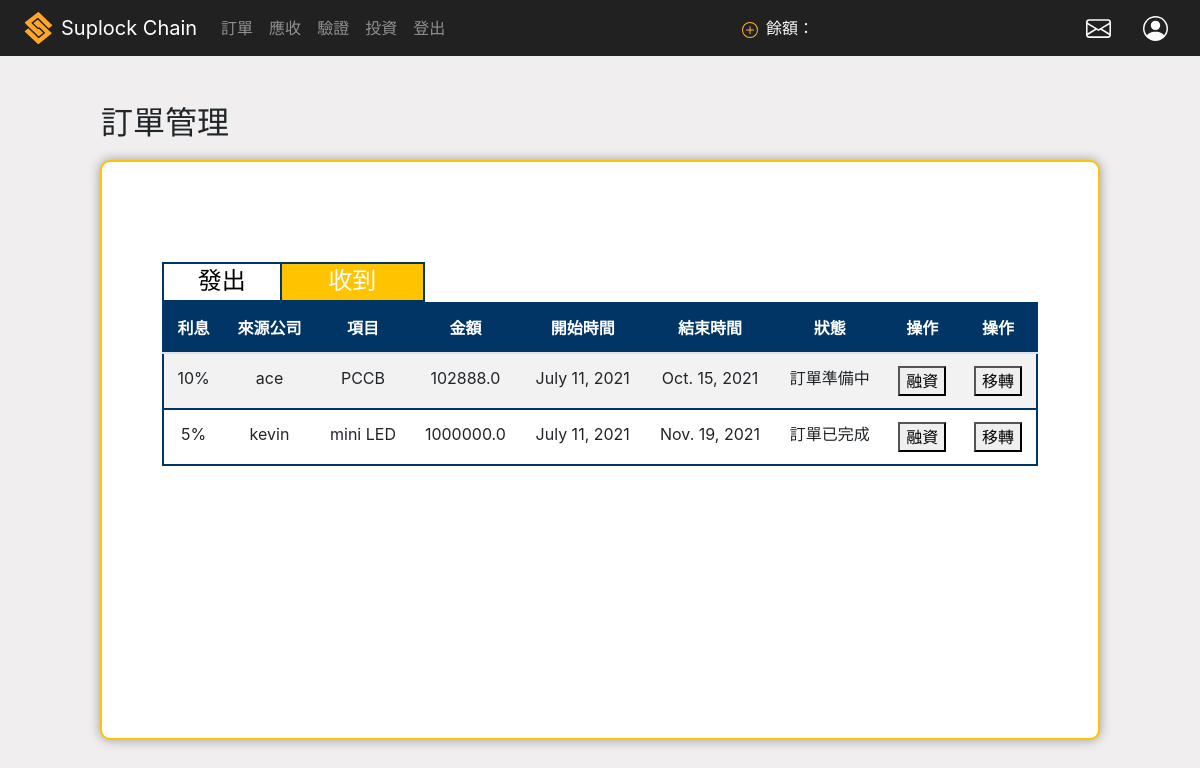
Page /company_orders_rec (signed in) on the committed database.
### core/models.py (models this page shows)
class Company_orders(models.Model):
    send_company = models.ForeignKey(Company,on_delete=models.CASCADE ,related_name='send_company') ## 一個發出Company 對多 orders
    receive_compamy = models.ForeignKey(Company,on_delete=models.CASCADE ,related_name='receive_comapny') ## 一個接收Company 對多 orders
    product  = models.CharField(max_length=40) ##訂單項目
    price = models.DecimalField(max_digits=12, decimal_places=1) ##訂單價格
    start_date = models.DateField(auto_now_add = True ,null=True) ## 發起時間
    end_date = models.DateField() ## 結束時間
    state = models.IntegerField(choices=STATE_CHOICES, default=1) ##狀態
    rate = models.FloatField(choices=RATE_CHOICES, null=True,  blank=True) ##利息
    tokenB_balance = models.DecimalField(max_digits=12, decimal_places=0 , null=True, blank=True)##tokenB可使用餘額
    already_transfer = models.DecimalField(max_digits=12, decimal_places=0,  null=True,  blank=True)## 已移轉amount
    already_loan = models.DecimalField(max_digits=12, decimal_places=0 , null=True,   blank=True)## 已借款amount

class Company(models.Model):
    user = models.OneToOneField(User, on_delete=models.CASCADE) ## user foriegn key
    uni_num = models.CharField(max_length=100) ##統一編號
    public_address = models.CharField(max_length=42) ##公鑰
    core = models.BooleanField() #是否為核心企業
    amount_a = models.DecimalField(max_digits=12, decimal_places=1, null=True) #核心企業token_A數量
    amount_865 = models.DecimalField(max_digits=12, decimal_places=0, null=True) #核心企業平台幣數量
    create_time = models.DateTimeField(auto_now_add= True) #進入時間
    contract_address = models.CharField(max_length=42,null=True,blank=True) ##合約地址

### core/views.py (the view, shortened to what this page needs)
# urls.py: path('company_orders_rec',views.company_order_rec.as_view(), name='company_orders_rec'),
@method_decorator(login_required, name='dispatch')
class company_order_rec(generic.ListView):
    model = Company_orders
    template_name = 'company_orders_rec.html'
    context_object_name = 'rec_orders'
    paginate_by = 6
    def get_queryset(self):
        user = self.request.user
        company = Company.objects.filter(user = user)[0]
        return  company.receive_comapny.filter(Q(state =2) | Q(state =3) |Q(state = 4))   ##收到 顯示除了憑證未發出的所有訂單
    def get_context_data(self, **kwargs):
        _company_list = []
        context =  super(company_order_rec,self).get_context_data(**kwargs)
        user = self.request.user
        company_list = list(Company.objects.filter(~Q(user = user)))
        for com in company_list:
            _company_list.append(com.user.username)
        form = companyListForm(data_list = _company_list)
        context['form'] = form
        return context

### core/forms.py
class companyListForm(forms.Form):
    optype = forms.CharField(required=True)
    bToC_interest = forms.CharField(required=True)
    bToC_id = forms.CharField(required=True)
    bToC_from_company_name = forms.CharField(required=True)
    bToC_to_company_name = forms.CharField(required=True)
    bToC_price = forms.CharField(required=True)
    def __init__(self, *args, **kwargs):
        _company_list = kwargs.pop('data_list', None)
        super(companyListForm, self).__init__(*args, **kwargs)
        self.fields['bToC_to_company_name'].widget = ListTextWidget(data_list=_company_list, name='bToC_to_company_name')

### core/fields.py (called while the page is built)
    def render(self, name, value, attrs=None, renderer=None):
        text_html = super(ListTextWidget, self).render(name, value, attrs=attrs)
        data_list = '<datalist id="list_%s">' % self._name
        for item in self._list:
            data_list += '<option value="%s">' % item
        data_list += '</datalist>'
        return (text_html + data_list)

### core/templates/company_orders_rec.html (shortened to what this page needs)
<!DOCTYPE html>
<html lang="en">
<head>
    {% include 'nav_login.html' %}
    {% load static %}
    <link rel="stylesheet" href="{%static 'css/company_orders.css' %}">
</head>
<body>
<main class="main_content">
    <div class='content_title'>
        <h2>訂單管理</h2>
    </div>
    <div class="outer">
        <div class="table_above_tag">
            <a class='send_btn' id='clicked_1' href="{% url 'company_orders' %}">
                <h2 class="send_order" >發出</h2>
            </a>
            <div class='recieve_btn' id= 'clicked_2'>
                <h2 class="send_order" >收到</h2>
            </div>
        </div>
        <div class="ordersTable" >
            <table class="table table-striped" id="rec_table">
                <thead>
                    <tr>
                        <th>利息</th>
                        <th>來源公司</th>
                        <th>項目</th>
                        <th>金額</th>
                        <th>開始時間</th>
                        <th>結束時間</th>
                        <th>狀態</th>
                        <th>操作</th>
                        <th>操作</th>
                    </tr>
                </thead>
                <tbody>
                    {% for order in rec_orders %}
                    <tr name='make_id'>
                        <td name = 'percent'>{{order.get_rate_display}}</td>
                        <td>{{order.send_company.user}}</td>
                        <td>{{order.product}}</td>
                        <td>{{order.price}}</td>
                        <td>{{order.start_date}}</td>
                        <td>{{order.end_date}}</td>
                        <td>{{order.get_state_display}}</td>
                        <td><button type="button" class="pop_loan_btn">融資</button></td>
                        <td><button type="button" class="pop_bToC_btn">移轉</button></td>
                    </tr>
                    {% endfor %}
                </tbody>
            </table>
            <div class='paginator'>
            </div>
        </div>
    </div>
</main>
</body>
</html>

### static/css/company_orders.css (style rules this page uses)
a { background-color: transparent ; color: #003566; }
body { background-color: rgb(240, 238, 238) }
.main_content { display: flex; flex-direction: column; justify-content: flex-start; align-items: center; }
.outer { padding-left: 5%; padding-right: 5%; padding-bottom: 5%; border: 2px solid #ffc300; border-radius: 10px; width :1000px; margin-top: 10px; display: flex; flex-direction: column; justify-content: flex-start; box-shadow:0px 0px 12px rgb(155, 154, 154); height : 580px; background-color: white; }
.content_title { margin-top: 6vh; transform: translateX(-435px); }
.send_btn { width: 60%; height: 100%; border: 2px solid #003566; text-align: center; display: flex; flex-direction: column; justify-content: center; cursor: pointer; transition: 200ms ease-in-out; color: white; background-color:#ffc300;; }
.recieve_btn { width: 50%; height: 100%; border: 2px solid #003566; text-align: center; display: flex; flex-direction: column; justify-content: center; cursor: pointer; border-left: none; transition: 200ms ease-in-out; color: black; }
.send_order { font-size: 1.5em; margin-top: 0.25em; }
.ordersTable { justify-content: center; align-items: center; }
table { border: 2px solid #003566; }
thead { background-color:#003566 ; color: white; }
tr { text-align: center; border-bottom:2px solid #003566; cursor: pointer; }
.table_above_tag { width: 30%; height: 40px; display: flex; flex-direction: row; justify-content: flex-start; align-items: flex-end; margin-top: 100px; }
.paginator { width: 100%; height: 40px; display: flex; flex-direction: row; justify-content: center; align-items: center; }

### core/templates/company_orders_rec.html (style rules this page uses)
.send_btn { width: 50%; background-color: white; color: black; }
.recieve_btn { width: 60%; color: white; background-color:#ffc300;; }

### rows in the picture
Company_orders: rate "10%", send_company.user "ace", product "PCCB", price "102888.0", start_date "July 11, 2021", end_date "Oct. 15, 2021", state "訂單準備中"
Company_orders: rate "5%", send_company.user "kevin", product "mini LED", price "1000000.0", start_date "July 11, 2021", end_date "Nov. 19, 2021", state "訂單已完成"
